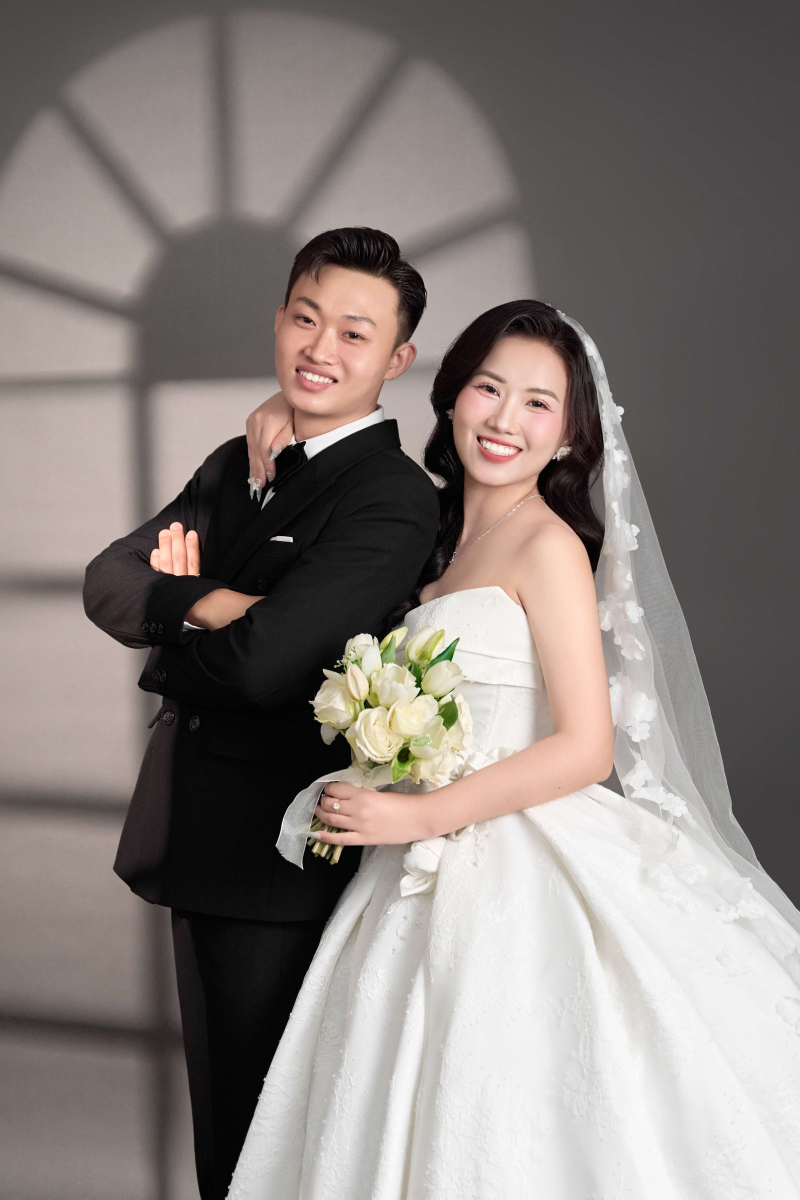
#> input picture asset/Photo/KIN06148ok.jpg, 1600 x 2399 px, found by its file name (shown at 1/2 size)
$ python analyze_color.py
#> lines starting #> are read from the running program, lines starting #| are printed output that depends on the picture
import sys
from collections import Counter

try:
    from PIL import Image
    # Implement simple k-means or just quantization
except ImportError:
    pass

def get_palette(image_path):
    try:
        img = Image.open(image_path)
#> img is the input picture: PIL image 1600x2399 RGB; mean R, G, B 136.2, 127.9, 124.2
        img = img.resize((100, 100))
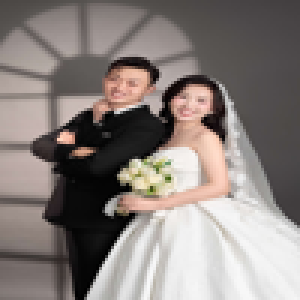
#> img: PIL image 100x100 RGB (shown 3 times larger); mean R, G, B 136.3, 127.9, 124.2
        img = img.convert('RGB')

        pixels = list(img.getdata())
#> pixels = 10000 items, first 6: (75, 71, 68), (75, 71, 68), (76, 72, 69), (76, 72, 69), (76, 72, 69), (76, 72, 69)

        # Simple quantization to reduce color space (e.g. 5 bits per channel)
        # This groups similar colors
        quantized = []
        for r, g, b in pixels:
            # Round to nearest 20
            r = round(r / 20) * 20
            g = round(g / 20) * 20
            b = round(b / 20) * 20
            quantized.append((r, g, b))
#> this loop made 10000 passes
#> (r, b) on passes 1 to 3: (80, 60), (80, 60), (80, 60)
#> after the loop, quantized = 10000 items, first 6: (80, 80, 60), (80, 80, 60), (80, 80, 60), (80, 80, 60), (80, 80, 60), (80, 80, 60)

        counts = Counter(quantized)
#> counts = 145 items
        most_common = counts.most_common(10)
#> most_common = [((80, 80, 80), 1682), ((240, 240, 240), 1137), ((20, 20, 20), 561), ((0, 0, 0), 552), ((220, 220, 220), 457), ((160, 140, 140), 381), ((140, 120, 120), 339), ((180, 160, 160), 331), ((120, 120, 120), 266), ((160, 160, 160), 256)]

        print("Top 10 Colors (Approx):")
        for color, count in most_common:
            hex_c = "#{:02x}{:02x}{:02x}".format(color[0], color[1], color[2])
            lum = 0.2126*color[0] + 0.7152*color[1] + 0.0722*color[2]
            print(f"Color: {hex_c} - Count: {count} - Luminance: {lum:.2f}")
#> this loop made 10 passes
#> (color, count, hex_c, lum) on passes 1 to 10: ((80, 80, 80), 1682, '#505050', 80), ((240, 240, 240), 1137, '#f0f0f0', 240), ((20, 20, 20), 561, '#141414', 20), ((0, 0, 0), 552, '#000000', 0), ((220, 220, 220), 457, '#dcdcdc', 220), ((160, 140, 140), 381, '#a08c8c', 144.3), ((140, 120, 120), 339, '#8c7878', 124.3), ((180, 160, 160), 331, '#b4a0a0', 164.3), ((120, 120, 120), 266, '#787878', 120), ((160, 160, 160), 256, '#a0a0a0', 160)
#| Color: #505050 - Count: 1682 - Luminance: 80.00
#| Color: #f0f0f0 - Count: 1137 - Luminance: 240.00
#| Color: #141414 - Count: 561 - Luminance: 20.00
#| Color: #000000 - Count: 552 - Luminance: 0.00
#| Color: #dcdcdc - Count: 457 - Luminance: 220.00
#| Color: #a08c8c - Count: 381 - Luminance: 144.25
#| Color: #8c7878 - Count: 339 - Luminance: 124.25
#| Color: #b4a0a0 - Count: 331 - Luminance: 164.25
#> (further printed lines are left out)

    except Exception as e:
        print(f"Error: {e}")

if __name__ == "__main__":
    image_path = r"c:\Users\Thinkpad X1 Extreme\OneDrive\Desktop\huybn2\wedding_check-master\asset\Photo\KIN06148ok.jpg"
    get_palette(image_path)

$ run again, with asset/Photo/KIN05950ok.jpg copied over asset/Photo/KIN06148ok.jpg
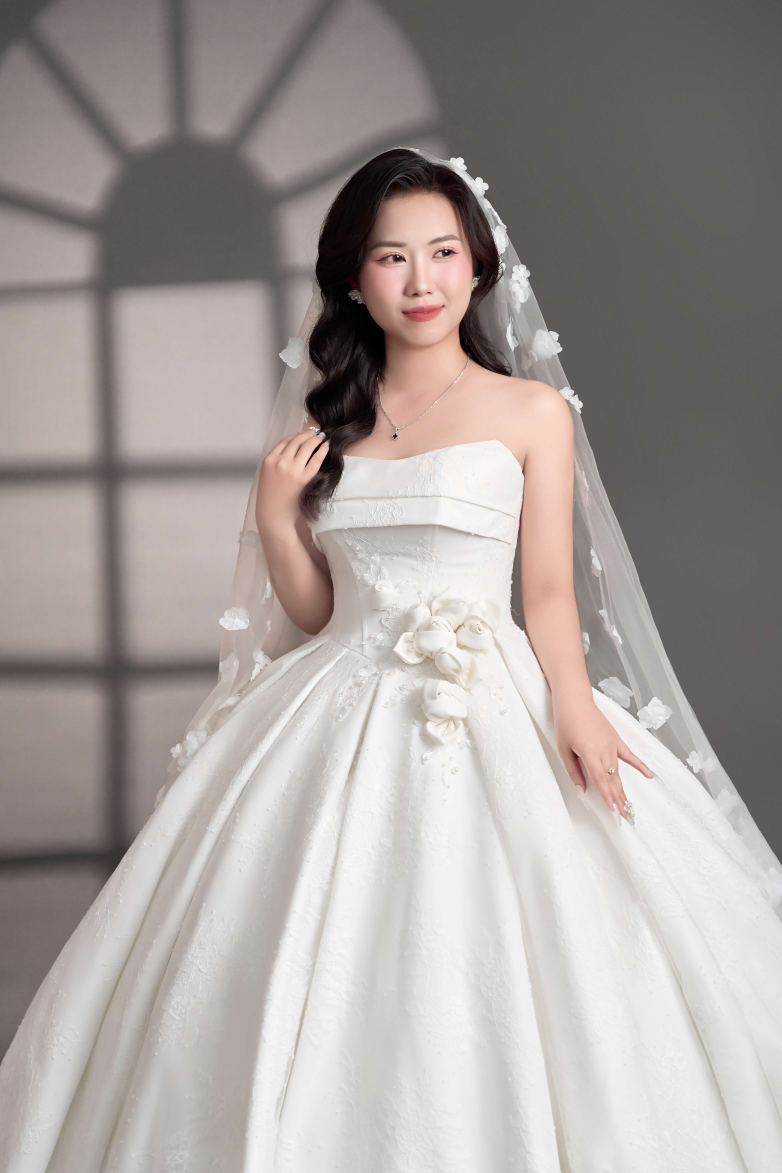
#> input picture asset/Photo/KIN05950ok.jpg, 3910 x 5865 px, found by its file name (shown at 1/5 size)
#> in get_palette, img is the input picture: PIL image 3910x5865 RGB; mean R, G, B 165.9, 158.6, 155.9
#> in get_palette, `img = img.resize((100, 100))`:
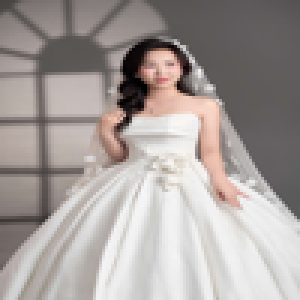
#> img: PIL image 100x100 RGB (shown 3 times larger); mean R, G, B 165.9, 158.6, 155.9
#> pixels = 10000 items, first 6: (72, 68, 65), (73, 69, 66), (73, 69, 66), (74, 70, 67), (75, 71, 68), (83, 79, 76)
#> the loop in get_palette, `for r, g, b in pixels:` made 10000 passes
#> (r, g, b) on passes 1 to 3: (80, 60, 60), (80, 60, 60), (80, 60, 60)
#> after the loop in get_palette, `for r, g, b in pixels:`: quantized = 10000 items, first 6: (80, 60, 60), (80, 60, 60), (80, 60, 60), (80, 80, 60), (80, 80, 60), (80, 80, 80)
#> counts = 96 items
#> most_common = [((240, 240, 240), 1295), ((100, 100, 100), 1190), ((220, 220, 220), 994), ((200, 200, 200), 648), ((100, 80, 80), 592), ((180, 160, 160), 479), ((200, 180, 180), 440), ((180, 180, 180), 365), ((80, 80, 80), 314), ((140, 120, 120), 299)]
#> the loop in get_palette, `for color, count in most_common:` made 10 passes
#> (color, count, hex_c, lum) on passes 1 to 8: ((240, 240, 240), 1295, '#f0f0f0', 240), ((100, 100, 100), 1190, '#646464', 100), ((220, 220, 220), 994, '#dcdcdc', 220), ((200, 200, 200), 648, '#c8c8c8', 200), ((100, 80, 80), 592, '#645050', 84.25), ((180, 160, 160), 479, '#b4a0a0', 164.3), ((200, 180, 180), 440, '#c8b4b4', 184.3), ((180, 180, 180), 365, '#b4b4b4', 180)
#> (printed output is left out)

$ run again, with asset/Photo/KIN06546ok.jpg copied over asset/Photo/KIN06148ok.jpg
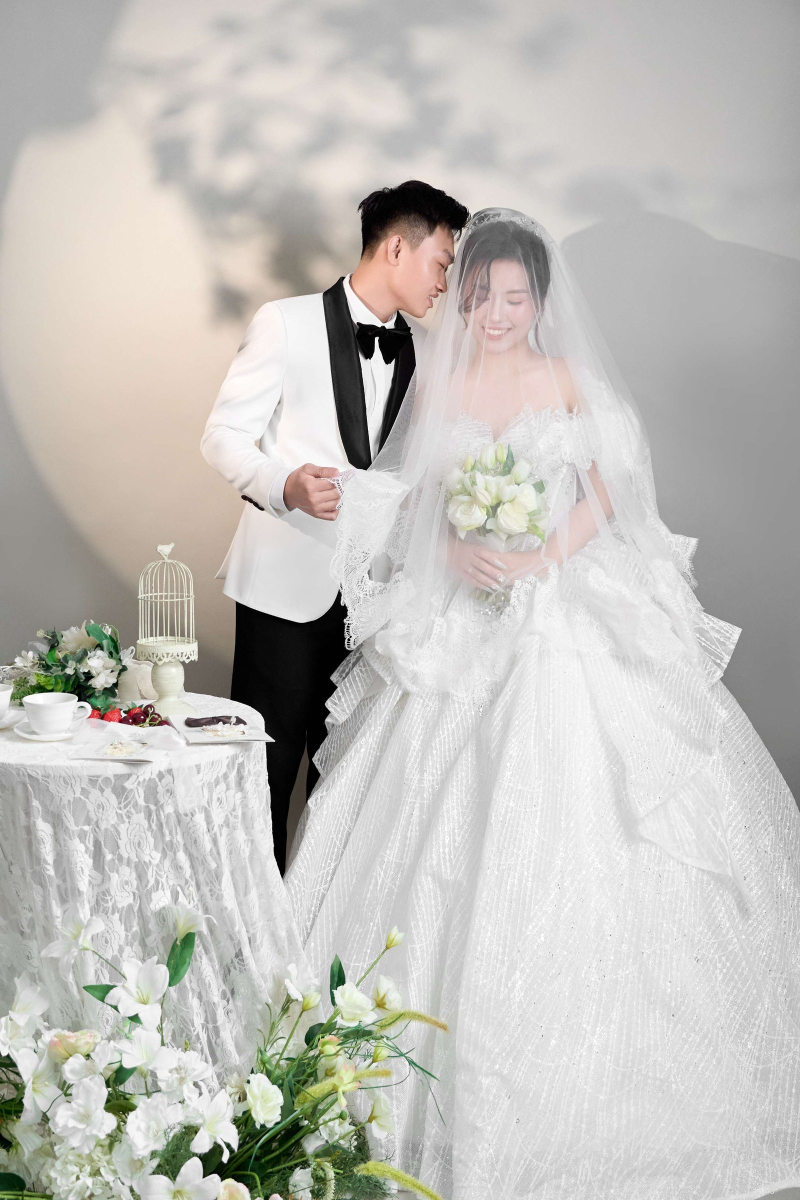
#> input picture asset/Photo/KIN06546ok.jpg, 1600 x 2400 px, found by its file name (shown at 1/2 size)
#> in get_palette, img is the input picture: PIL image 1600x2400 RGB; mean R, G, B 194.4, 192.2, 187.6
#> in get_palette, `img = img.resize((100, 100))`:
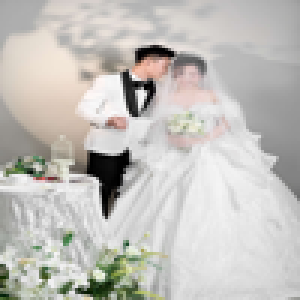
#> img: PIL image 100x100 RGB (shown 3 times larger); mean R, G, B 194.4, 192.2, 187.6
#> pixels = 10000 items, first 6: (165, 165, 165), (166, 166, 166), (169, 169, 169), (169, 169, 169), (170, 170, 170), (169, 169, 169)
#> the loop in get_palette, `for r, g, b in pixels:` made 10000 passes
#> (r, g, b) on passes 1 to 3: (160, 160, 160), (160, 160, 160), (160, 160, 160)
#> after the loop in get_palette, `for r, g, b in pixels:`: quantized = 10000 items, first 6: (160, 160, 160), (160, 160, 160), (160, 160, 160), (160, 160, 160), (160, 160, 160), (160, 160, 160)
#> counts = 166 items
#> most_common = [((220, 220, 220), 2159), ((200, 200, 200), 1613), ((240, 240, 240), 1048), ((180, 180, 180), 1033), ((160, 160, 160), 542), ((220, 200, 200), 423), ((220, 220, 200), 333), ((140, 140, 140), 259), ((200, 200, 180), 236), ((240, 220, 220), 190)]
#> the loop in get_palette, `for color, count in most_common:` made 10 passes
#> (color, count, hex_c, lum) on passes 1 to 8: ((220, 220, 220), 2159, '#dcdcdc', 220), ((200, 200, 200), 1613, '#c8c8c8', 200), ((240, 240, 240), 1048, '#f0f0f0', 240), ((180, 180, 180), 1033, '#b4b4b4', 180), ((160, 160, 160), 542, '#a0a0a0', 160), ((220, 200, 200), 423, '#dcc8c8', 204.3), ((220, 220, 200), 333, '#dcdcc8', 218.6), ((140, 140, 140), 259, '#8c8c8c', 140)
#> (printed output is left out)

$ run again, with asset/Photo/KIN06053okkk.jpg copied over asset/Photo/KIN06148ok.jpg
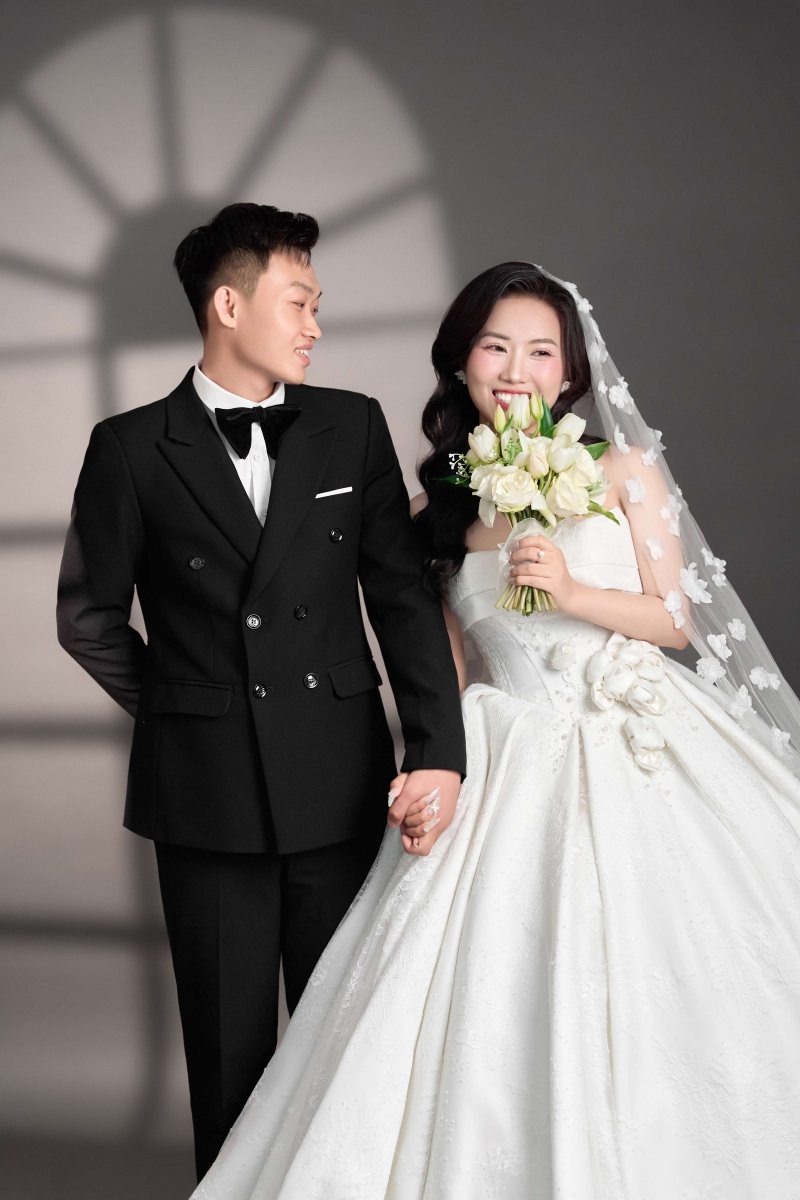
#> input picture asset/Photo/KIN06053okkk.jpg, 1600 x 2399 px, found by its file name (shown at 1/2 size)
#> in get_palette, img is the input picture: PIL image 1600x2399 RGB; mean R, G, B 129.2, 123.7, 121
#> in get_palette, `img = img.resize((100, 100))`:
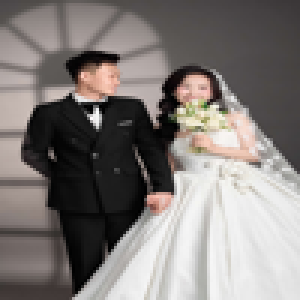
#> img: PIL image 100x100 RGB (shown 3 times larger); mean R, G, B 129.2, 123.7, 121
#> pixels = 10000 items, first 6: (75, 71, 72), (75, 71, 72), (75, 71, 73), (76, 72, 73), (76, 72, 73), (77, 73, 74)
#> the loop in get_palette, `for r, g, b in pixels:` made 10000 passes
#> (r, g, b) on passes 1 to 3: (80, 80, 80), (80, 80, 80), (80, 80, 80)
#> after the loop in get_palette, `for r, g, b in pixels:`: quantized = 10000 items, first 6: (80, 80, 80), (80, 80, 80), (80, 80, 80), (80, 80, 80), (80, 80, 80), (80, 80, 80)
#> counts = 127 items
#> most_common = [((20, 20, 20), 1280), ((240, 240, 240), 1245), ((80, 80, 80), 1150), ((220, 220, 220), 648), ((0, 0, 0), 483), ((60, 60, 60), 401), ((80, 60, 60), 316), ((180, 180, 180), 304), ((160, 140, 140), 277), ((160, 160, 160), 248)]
#> the loop in get_palette, `for color, count in most_common:` made 10 passes
#> (color, count, hex_c, lum) on passes 1 to 8: ((20, 20, 20), 1280, '#141414', 20), ((240, 240, 240), 1245, '#f0f0f0', 240), ((80, 80, 80), 1150, '#505050', 80), ((220, 220, 220), 648, '#dcdcdc', 220), ((0, 0, 0), 483, '#000000', 0), ((60, 60, 60), 401, '#3c3c3c', 60), ((80, 60, 60), 316, '#503c3c', 64.25), ((180, 180, 180), 304, '#b4b4b4', 180)
#> (printed output is left out)
